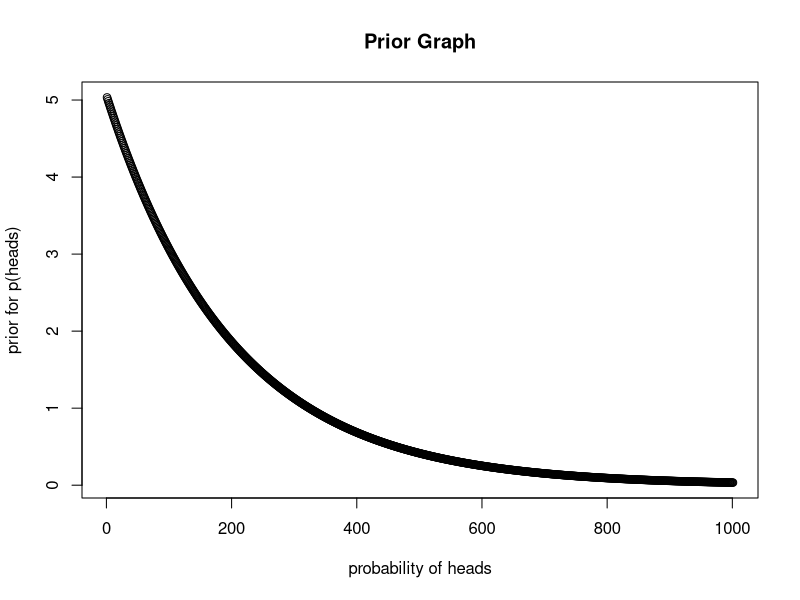
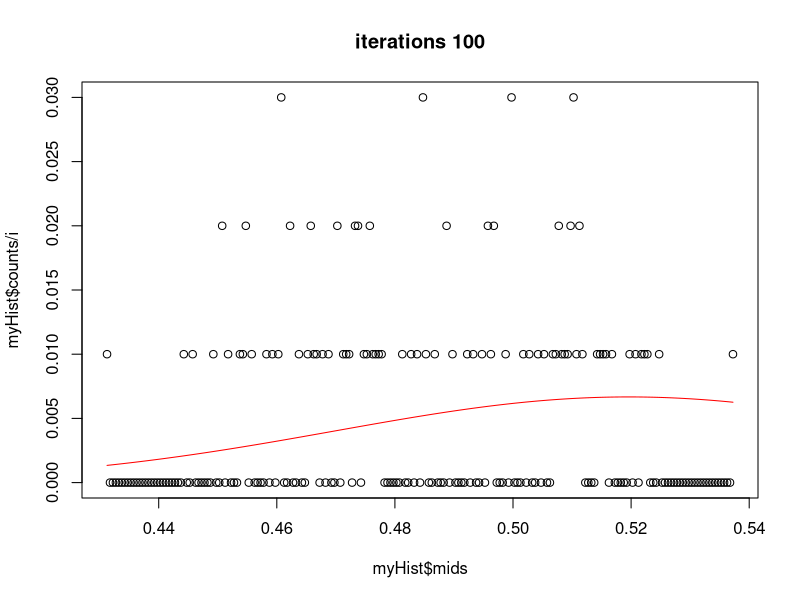
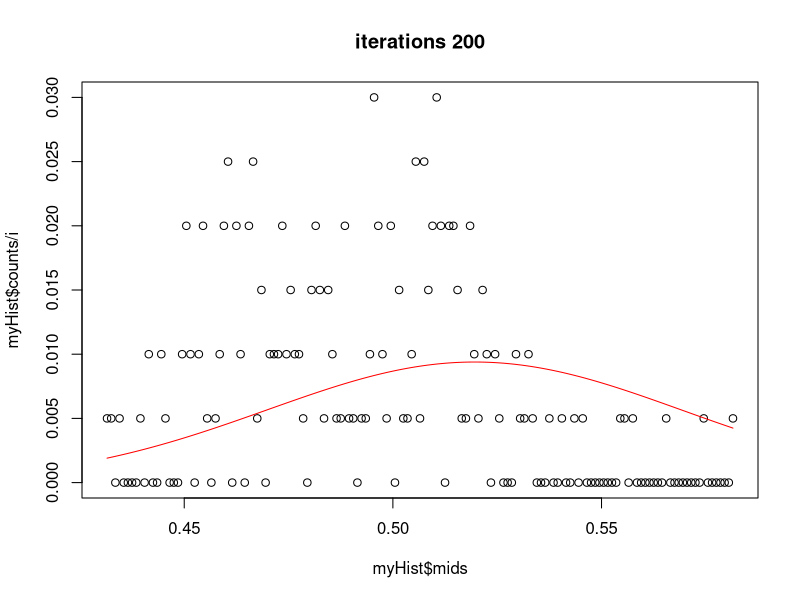
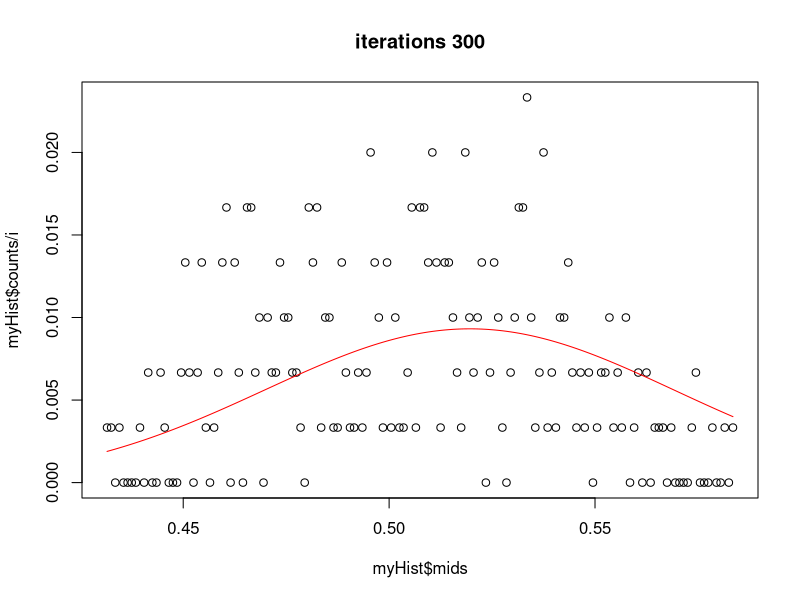
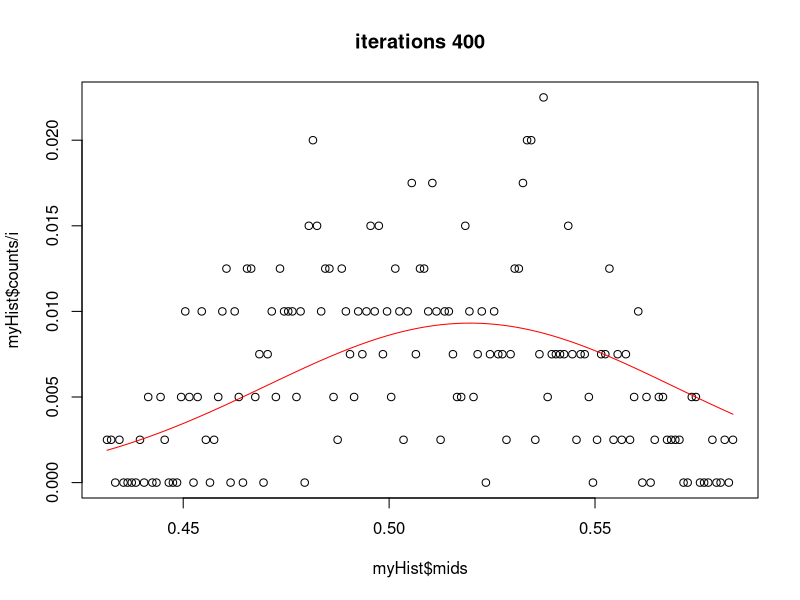
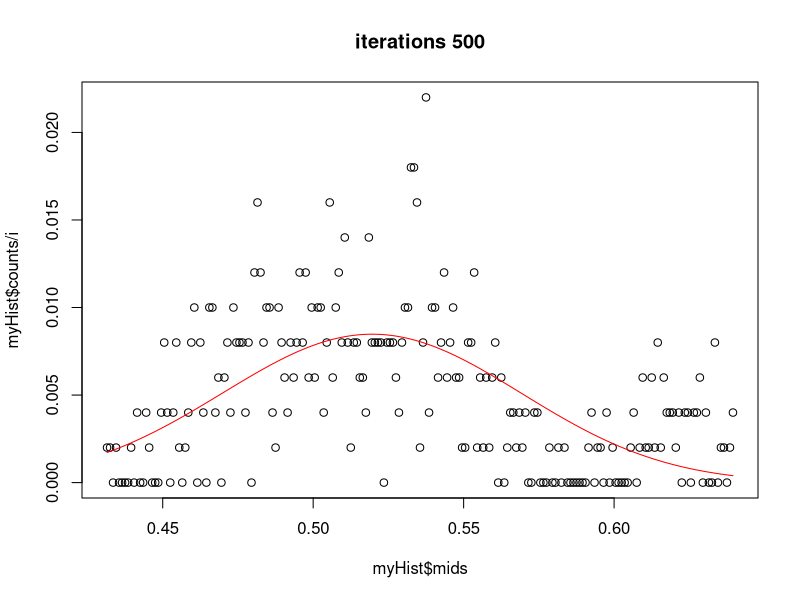
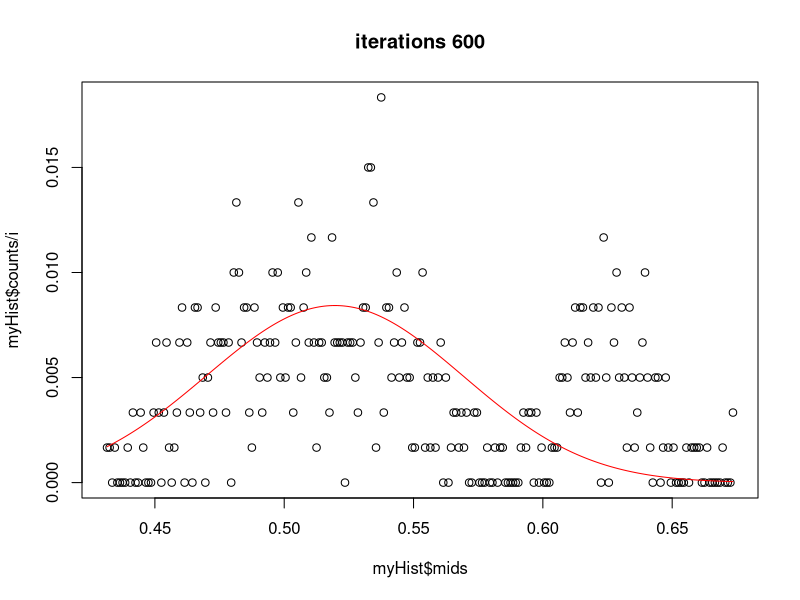
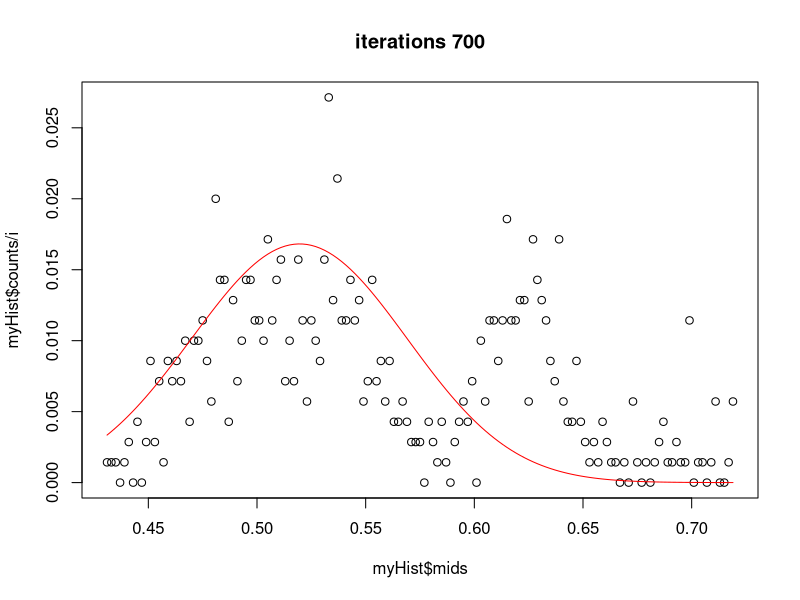

Reproduce these figures in R, in order.
# 1A)  Plot the prior graph for a situation for a coin where the prior belief
# for p(head) is represented by the following R code :
# dexp(x, rate =5) / 0.9932621 
# for values of 0 <= x <= 1 and 0 otherwise.  
# (We choose the denominator to make the Integral between 0 and 1 sum to 1).
x= seq(0,1,0.001)
plot(dexp(x, rate =5) / 0.9932621,main="Prior Graph", xlab="probability of heads", ylab="prior for p(heads)")
# (1B)  Calculate the posterior graph with both the Metropolis algorithm and
#grid approximation for a case with 14 heads and 10 tails (where x = prob(head)) .
# Show the two methods roughly agree.  Compare these to a plot with a posterior for 
# new data of 14 heads and 10 tails with a prior with beta(40,40).
# (So for the observation of 14 heads and 10 tails you will end up with a graph with
#three plots superimposed: 
#(i) the Metropolis algorithm 
piOld =0.5 #let us choose the initial value of pi old as 0.5
numberOfIterations= 50000
posteriorDistr=vector()
for (i in 1:numberOfIterations)
{
  # prior heads=9 and prior tails =9 (let's choose)
  # new data heads= 14 and tails=10
  
  pOld = (dexp(piOld,rate=5)/0.9932621)* dbinom(14,24,piOld)
  
  piNew =piOld +rnorm(1,0,sd=0.01);
  if (piNew >1)
    piNew=1;
  if (piNew <0)
    piNew=0;
  pNew = (dexp(piNew,rate=5)/0.9932621)*dbinom(14,24,piNew)
  
  ratio = pNew/pOld

  if( ratio >1 || ratio>=runif(1))
    piOld =piNew;
  posteriorDistr[i] =piOld;
  
  if (i %% 100 == 0)
  {
    myHist = hist(posteriorDistr,breaks =200, plot=FALSE)
    plot(myHist$mids, myHist$counts/i, main= paste ("iterations",i))
    dbetasum =sum(dbeta(myHist$mids, 14+40,10+40))
    lines(myHist$mids,dbeta(myHist$mids,14+40,10+40)/dbetasum, col="red")
    #Sys.sleep(.1)
    }
}
#(ii) grid approximation  
numBreaks = 1000;
posteriorDistr = vector (length =numBreaks)
xVals <- seq(0,1,1/numBreaks);

i=1;
sum = 0;
for( x in xVals)
{
  # our prior with 9 heads and 9 tails
  # our new data with 14 heads and 10 tails
  posteriorDistr[i] =(dexp(x,rate=5)/0.9932621)* dbinom(14,24,x)
  sum=sum +posteriorDistr[i];
  i = i+1;
}
plot(posteriorDistr/sum, main="Grid approximation")
lines(dbeta(xVals, 40+14,40+10)/sum(dbeta(xVals, 40+14,40+10)),col ="green")

#(iii) exact analytical solution from a beta(40,40) prior make the plots different
#colors so you can visualize them…)
x = seq(0,1,0.001)
plot(dbeta(x,14+40,10+40),col="blue")

# the above three methods gave similar posterior plots.

#(1C)Repeat the above calculation but for a case of 583 heads and 417 tails. 
#(You may need to adjust your model step parameters to try and get the grid 
#and Metropolis graphs to match up).  How do the three posterior curves relate
#to each other now?  Why does this plot look different than the plot in (1B)?
# (i) Metropolis Algorithm
piOld =0.5 #let us choose the initial value of pi old as 0.5
numberOfIterations= 50000
posteriorDistr=vector()
for (i in 1:numberOfIterations)
{
  # prior heads=9 and prior tails =9 (let's choose)
  # new data heads= 14 and tails=10
  
  pOld = (dexp(piOld,rate=5)/0.9932621)* dbinom(583,1000,piOld)
  
  piNew =piOld +rnorm(1,0,sd=0.01);
  if (piNew >1)
    piNew=1;
  if (piNew <0)
    piNew=0;
  pNew = (dexp(piNew,rate=5)/0.9932621)*dbinom(583,1000,piNew)
  
  ratio = pNew/pOld
  
  if( ratio >1 || ratio>=runif(1))
    piOld =piNew;
  posteriorDistr[i] =piOld;
  
  if (i %% 100 == 0)
  {
    myHist = hist(posteriorDistr,breaks =200, plot=FALSE)
    plot(myHist$mids, myHist$counts/i, main= paste ("iterations",i))
    dbetasum =sum(dbeta(myHist$mids, 583+40,417+40))
    lines(myHist$mids,dbeta(myHist$mids,583+40,417+40)/dbetasum, col="red")
    #Sys.sleep(.1)
  }
}
#(ii) grid approximation  
numBreaks = 1000;
posteriorDistr = vector (length =numBreaks)
xVals <- seq(0,1,1/numBreaks);
#heads=583; tails=417;
i=1;
sum = 0;
for( x in xVals)
{
  # our prior with 9 heads and 9 tails
  # our new data with 14 heads and 10 tails
  posteriorDistr[i] =dexp(x,rate=5)/0.9932621* dbinom(583,1000,x)
  sum=sum +posteriorDistr[i];
  i = i+1;
}
plot(posteriorDistr/sum, main="Grid approximation for 583 heads and 417 tails")
lines(dbeta(xVals, 40+583, 40+417)/sum(dbeta(xVals, 40+583, 40+417)),col ="green")

#(iii) exact analytical solution from a beta(40,40) prior make the plots different
#colors so you can visualize them…)
x = seq(0,1,0.001)
plot(dbeta(x,583+40,417+40),col="blue", main="Exact analytical for 583 heads and 417 tails") 

# The three posterior curves show similar probability curves. By comparing the plots between 1b and 1c, as the no of flips increased, the relative probability converges the target distribution.

